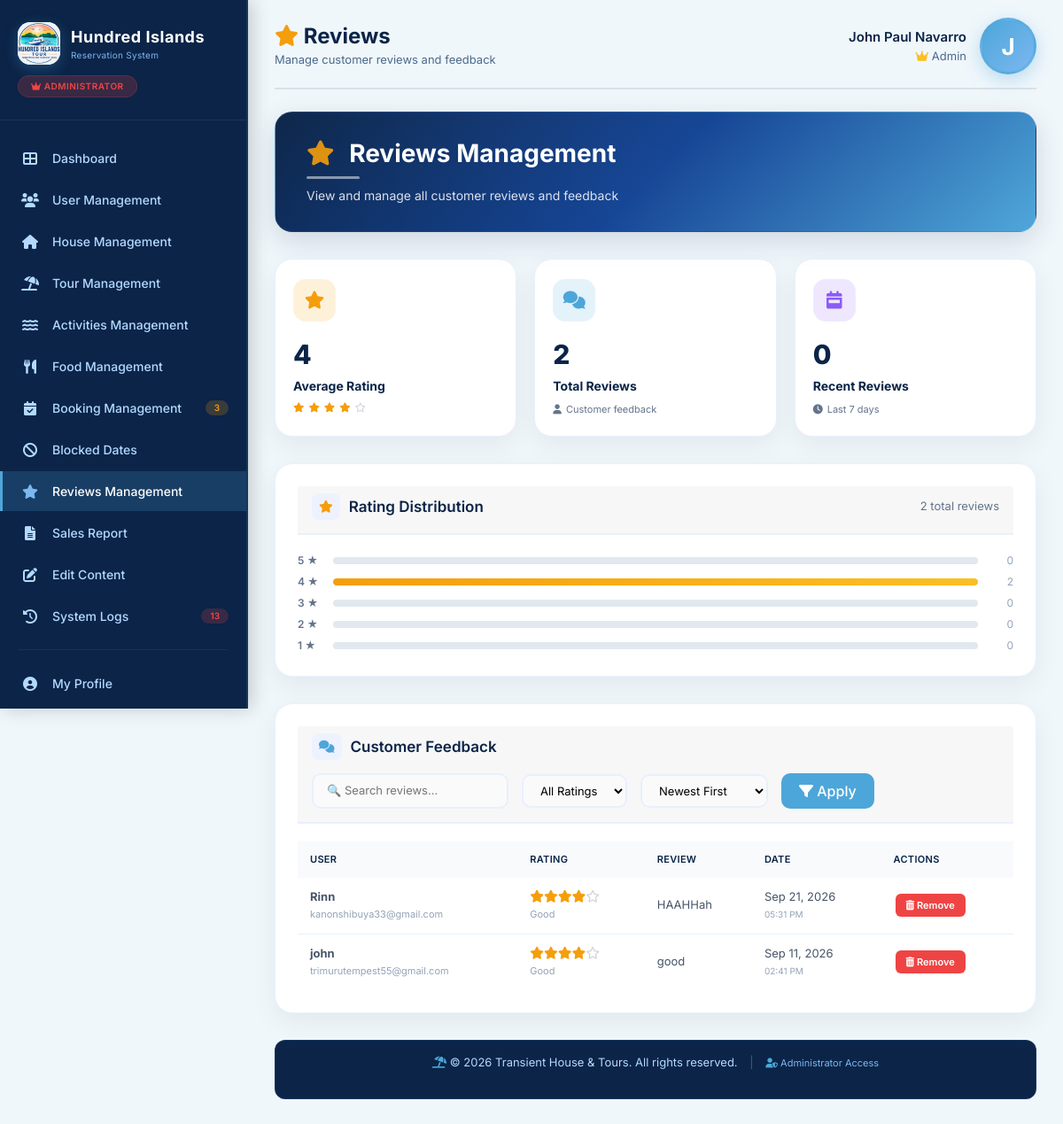
/reviews-management.php (signed in), run on the app's committed database.
### tables this page shows
CREATE TABLE `users` (
  `id` int(11) NOT NULL,
  `username` varchar(100) NOT NULL,
  `password` varchar(255) NOT NULL,
  `email` varchar(100) NOT NULL,
  `profile_photo` varchar(255) DEFAULT NULL,
  `fullname` varchar(200) NOT NULL,
  `first_name` varchar(80) DEFAULT NULL,
  `middle_name` varchar(80) DEFAULT NULL,
  `last_name` varchar(80) DEFAULT NULL,
  `name_suffix` varchar(20) DEFAULT NULL,
  `role` enum('admin','staff','guest') NOT NULL DEFAULT 'guest',
  `created_at` timestamp NOT NULL DEFAULT current_timestamp(),
  `reset_token` varchar(10) DEFAULT NULL,
  `reset_token_expires` datetime DEFAULT NULL
);

CREATE TABLE `overall_feedback` (
  `id` int(11) NOT NULL,
  `user_id` int(11) NOT NULL,
  `rating` int(11) NOT NULL,
  `comment` text DEFAULT NULL,
  `created_at` timestamp NOT NULL DEFAULT current_timestamp(),
  `updated_at` timestamp NOT NULL DEFAULT current_timestamp() ON UPDATE current_timestamp(),
  `is_anonymous` tinyint(1) NOT NULL DEFAULT 0
);

### reviews-management.php (the view, shortened to what the rows shown need)
<?php
require_once 'database.php';
$is_admin = ($_SESSION['role'] == 'admin');
$user_info = [];
try {
    $stmt = $pdo->prepare("SELECT * FROM users WHERE id = ?");
    $stmt->execute([$_SESSION['user_id']]);
    $user_info = $stmt->fetch();
} catch(PDOException $e) {
    $user_info = [];
}
if (!function_exists('getAdminAvatar')) {
    function getAdminAvatar($user_info) {
        $user_id = (int)($user_info['id'] ?? 0);
        $paths = [
            'uploads/profile/user_' . $user_id . '/' . $user_info['profile_photo'],
            'uploads/staff/' . $user_info['profile_photo'],
            'uploads/profile/' . $user_info['profile_photo'],
        ];
        return null;
    }
}
$admin_avatar       = getAdminAvatar($user_info);
$admin_initial      = strtoupper(substr($user_info['fullname'] ?? $user_info['username'] ?? 'U', 0, 1));
$admin_display_name = $user_info['fullname'] ?? $user_info['username'] ?? 'User';
$search = isset($_GET['search']) ? $_GET['search'] : '';
$rating_filter = isset($_GET['rating']) ? $_GET['rating'] : 'all';
$sort = isset($_GET['sort']) ? $_GET['sort'] : 'newest';
$query = "SELECT f.*, u.username, u.email
          FROM overall_feedback f
          JOIN users u ON f.user_id = u.id
          WHERE 1=1";
if($sort == 'newest') {
    $query .= " ORDER BY f.created_at DESC";
} elseif($sort == 'oldest') {
    $query .= " ORDER BY f.created_at ASC";
} elseif($sort == 'highest') {
    $query .= " ORDER BY f.rating DESC";
} elseif($sort == 'lowest') {
    $query .= " ORDER BY f.rating ASC";
} else {
    $query .= " ORDER BY f.created_at DESC";
}
$stmt = $pdo->prepare($query);
$stmt->execute();
$reviews = $stmt->fetchAll();
function renderStars($rating) {
    $html = '';
    $fullStars = floor($rating);
    $halfStar = $rating - $fullStars >= 0.5;
    for ($i = 1; $i <= 5; $i++) {
        if ($i <= $fullStars) {
            $html .= '<i class="fas fa-star" style="color: #f59e0b; font-size: 14px;"></i>';
        } elseif ($i == $fullStars + 1 && $halfStar) {
            $html .= '<i class="fas fa-star-half-alt" style="color: #f59e0b; font-size: 14px;"></i>';
        } else {
            $html .= '<i class="far fa-star" style="color: #d1d5db; font-size: 14px;"></i>';
        }
    }
    return $html;
}
function getRatingText($rating) {
    $texts = [1 => 'Very Poor', 2 => 'Poor', 3 => 'Average', 4 => 'Good', 5 => 'Excellent!'];
    return $texts[$rating] ?? 'Unknown';
}
?>
<!DOCTYPE html>
<html lang="en">
<head>
    <link href="https://cdn.jsdelivr.net/npm/bootstrap@5.1.3/dist/css/bootstrap.min.css" rel="stylesheet">
    <link rel="stylesheet" href="https://cdnjs.cloudflare.com/ajax/libs/font-awesome/6.0.0/css/all.min.css">
</head>
<body>
<div class="app-container">
    <div class="main-content">
        <div class="top-bar">
            <div class="page-title">
                <h1>
                    <i class="fas fa-star" style="color: #f59e0b;"></i> Reviews
                </h1>
            </div>
            <div class="user-profile">
                <div class="user-info" style="text-align: right;">
                    <div class="user-name"><?php echo htmlspecialchars($admin_display_name); ?></div>
                    <div class="user-role">
                        <?php if($is_admin): ?>
                            <i class="fas fa-crown" style="color: #fbbf24;"></i> Admin
                        <?php else: ?>
                            <i class="fas fa-user-tie" style="color: #fbbf24;"></i> Staff
                        <?php endif; ?>
                    </div>
                </div>
                <div class="avatar">
                    <?php if($admin_avatar): ?>
                        <img src="<?php echo htmlspecialchars($admin_avatar); ?>?<?php echo time(); ?>" alt="Avatar">
                    <?php else: ?>
                        <?php echo $admin_initial; ?>
                    <?php endif; ?>
                </div>
            </div>
        </div>
        <div class="page-title-banner">
            <div class="banner-content">
                <h1><i class="fas fa-star" style="color: #f59e0b;"></i> Reviews Management</h1>
            </div>
        </div>
        <div class="card">
            <div class="card-header">
                <h2><i class="fas fa-star" style="color: #f59e0b;"></i> Rating Distribution</h2>
            </div>
        </div>
        <div class="card">
            <div class="card-header">
<h2>
    <i class="fas fa-comments"></i>
    Customer Feedback
</h2>
            </div>
            <div class="table-responsive desktop-table">
                <?php if(count($reviews) > 0): ?>
                <table>
                    <thead>
                        <tr>
                            <th>User</th>
                            <th>Rating</th>
                            <th>Review</th>
                            <th>Date</th>
                            <th>Actions</th>
                        </tr>
                    </thead>
                    <tbody>
                        <?php foreach($reviews as $review): ?>
                        <tr>
                            <td>
                                <strong><?php echo htmlspecialchars($review['username']); ?></strong>
                                <br>
                                <small style="color: #94a3b8; font-size: 11px;"><?php echo htmlspecialchars($review['email']); ?></small>
                            </td>
                            <td>
                                <div class="review-stars">
                                    <?php echo renderStars($review['rating']); ?>
                                </div>
                                <small style="color: #94a3b8; font-size: 11px;"><?php echo getRatingText($review['rating']); ?></small>
                            </td>
                            <td>
                                <?php if($review['comment']): ?>
                                    <div class="review-text"><?php echo nl2br(htmlspecialchars($review['comment'])); ?></div>
                                <?php else: ?>
                                    <span class="no-comment" style="color: #94a3b8; font-style: italic;">No comment provided</span>
                                <?php endif; ?>
                            </td>
                            <td>
                                <?php echo date('M d, Y', strtotime($review['created_at'])); ?>
                                <br>
                                <small style="color: #94a3b8; font-size: 10px;"><?php echo date('h:i A', strtotime($review['created_at'])); ?></small>
                            </td>
                            <td>
                                <a href="?delete_review=<?php echo $review['id']; ?><?php echo $search ? '&search='.urlencode($search) : ''; ?><?php echo $rating_filter != 'all' ? '&rating='.$rating_filter : ''; ?><?php echo $sort != 'newest' ? '&sort='.$sort : ''; ?>"
                                   class="btn-sm btn-danger"
                                   onclick="return confirm('Delete this review from <?php echo addslashes($review['username']); ?>? This action cannot be undone.')">
                                    <i class="fas fa-trash-alt"></i> Remove
                                </a>
                            </td>
                        </tr>
                        <?php endforeach; ?>
                    </tbody>
                </table>
                <?php endif; ?>
            </div>
        </div>
    </div>
</div>
</body>
</html>

### data on the page
users: fullname "John Paul Navarro", fullname "J"
overall_feedback: user.username "Rinn", user.email "kanonshibuya33@gmail.com", rating "Good", comment "HAAHHah", created_at "Sep 21, 2026", created_at "05:31 PM"
overall_feedback: user.username "john", user.email "trimurutempest55@gmail.com", rating "Good", comment "good", created_at "Sep 11, 2026", created_at "02:41 PM"

### other printed values
$sidebar_pending_bookings "3"
$sidebar_failed_logs "13"
$avg_rating "4"
$total_reviews "2"
$recent_count "0"
$star "5"
$data['count'] "0"
$star "4"
$data['count'] "2"
$star "3"
$star "2"
$star "1"
$content['footer']['copyright'] "Transient House & Tours. All rights reserved."
